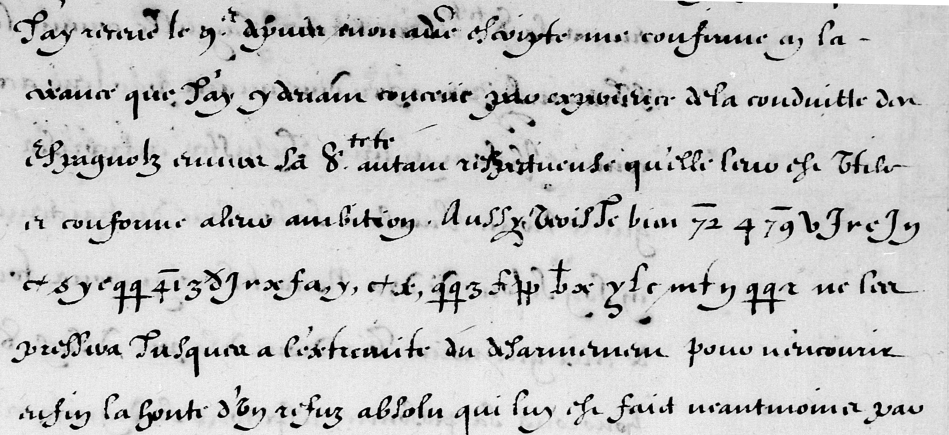
#> input picture targets/breves1610/lasry2022/assets/3-original.jpg, 1897 x 870 px (shown at 1/2 size)
$ python tiles2.py ../../breves1610/lasry2022/assets/3-original.jpg ../../breves1610/lasry2022/assets/3-red.png 5 5 5
#> lines starting #> are read from the running program, lines starting #| are printed output that depends on the picture
"""Deskew by projection variance, find line centres, cut 2-line third-width tiles.
usage: tiles2.py src prefix x0 x1 nlines [y0 y1]"""
import sys, numpy as np
from PIL import Image
src, pre = sys.argv[1], sys.argv[2]; x0, x1, n = int(sys.argv[3]), int(sys.argv[4]), int(sys.argv[5])
im0 = Image.open(src).convert('L')
best = None
import os
angs=[float(os.environ['ANG'])] if os.environ.get('ANG') else np.arange(-1.5, 1.51, 0.05)
for ang in angs:
    a = np.array(im0.rotate(ang, resample=Image.BILINEAR, fillcolor=200))[:, x0:x1] < 110
    p = a.sum(1).astype(float); v = p.var()
    if best is None or v > best[0]: best = (v, ang, p)
_, ang, p = best
#> ang = -1.5; p = 870 values from 0 to 0
im = im0.rotate(ang, resample=Image.BICUBIC, fillcolor=200)
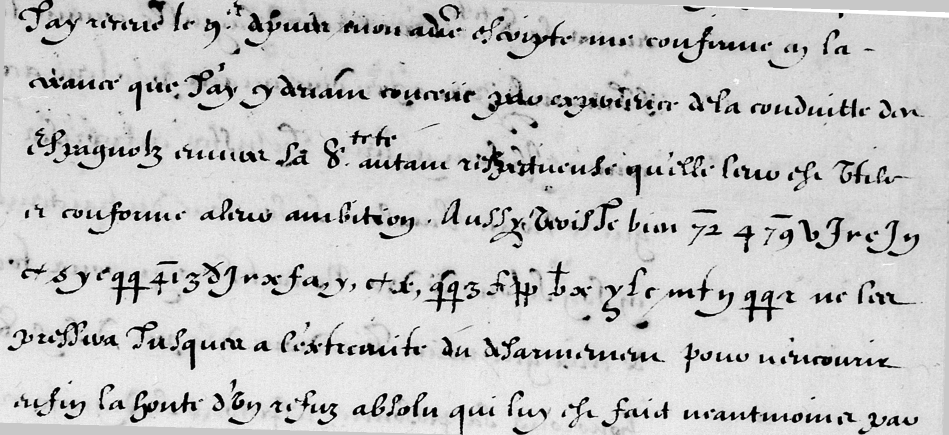
#> im: PIL image 1897x870 L (shown at 1/2 size); min 0, max 255, mean 198.3
ps = np.convolve(p, np.ones(9) / 9, 'same')
#> ps = 870 values from 0 to 0
# greedy: pick n highest peaks at least 45 px apart
order = np.argsort(-ps); pk = []
#> after `order = np.argsort(-ps)`: order = 870 values, max 869 at index 869, min 0 at index 0, mean 434.5
for y in order:
    if all(abs(y - q) > 45 for q in pk): pk.append(int(y))
    if len(pk) == n: break
#> this loop made 164 passes
#> y on passes 2 to 4: 573, 574, 575
#> after the loop, pk = [0, 573, 627, 464, 519]
pk.sort()
import os
if os.environ.get('PEAKS'): pk=[int(x) for x in os.environ['PEAKS'].split(',')]
print('angle', round(float(ang), 2), 'peaks', pk, 'diffs', list(np.diff(pk)))
#| angle -1.5 peaks [0, 464, 519, 573, 627] diffs [464, 55, 54, 54]
im.save(pre + '_desk.jpg')
open(pre + '_peaks.txt', 'w').write(' '.join(map(str, pk)))
NP=int(os.environ.get('NPIECE','3')); w = (x1 - x0) / NP
for i in range(0, len(pk), 2):
    ya = pk[i] - 50; yb = (pk[i + 1] if i + 1 < len(pk) else pk[i]) + 50
    for j in range(NP):
        xa = int(x0 + j * w - 40); xb = int(x0 + (j + 1) * w + 40)
        t = im.crop((xa, ya, xb, yb)); t = t.resize((int(t.width * 1.5), int(t.height * 1.5)), Image.LANCZOS)
        t.save(f'{pre}_L{i+1:02d}{"abcdef"[j]}.jpg')
#> this loop made 3 passes
#> (ya, yb) on passes 1 to 2: (-50, 514), (469, 623)
#> (i, ya, yb) on pass 3: (4, 577, 677)
#> pass 1, `t.save(f'{pre}_L{i+1:02d}{"abcdef"[j]}.jpg')`:
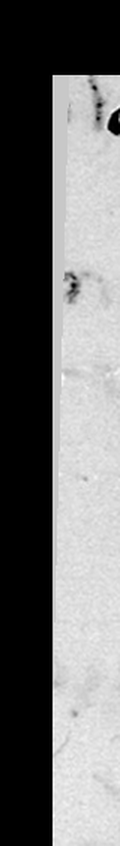
#> saved as 3-red.png_L01a.jpg: PIL image 120x846 L; min 0, max 255, mean 109.5
#> pass 2, `t.save(f'{pre}_L{i+1:02d}{"abcdef"[j]}.jpg')`:
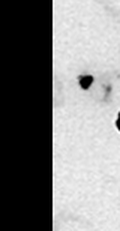
#> saved as 3-red.png_L03a.jpg: PIL image 120x231 L; min 0, max 255, mean 123.3
#> after the loop:
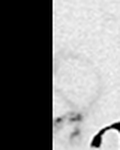
#> t: PIL image 120x150 L; min 0, max 255, mean 121.7

$ run again, on targets/breves1610/lasry2022/assets/b1-original.bmp
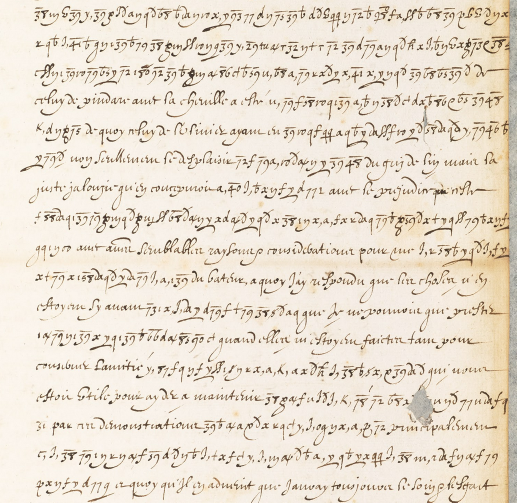
#> input picture targets/breves1610/lasry2022/assets/b1-original.bmp, 1033 x 1005 px (shown at 1/2 size)
#> ang = -1.5; p = 1005 values from 0 to 0
#> order = 1005 values, max 1004 at index 1004, min 0 at index 0, mean 502
#> the loop `for y in order:` made 190 passes
#> y on passes 2 to 4: 661, 662, 663
#> after the loop `for y in order:`: pk = [0, 661, 724, 536, 599]
#| angle -1.5 peaks [0, 536, 599, 661, 724] diffs [536, 63, 62, 63]
#> the loop `for i in range(0, len(pk), 2):` made 3 passes
#> (ya, yb) on passes 1 to 2: (-50, 586), (549, 711)
#> pass 1, `t.save(f'{pre}_L{i+1:02d}{"abcdef"[j]}.jpg')`:
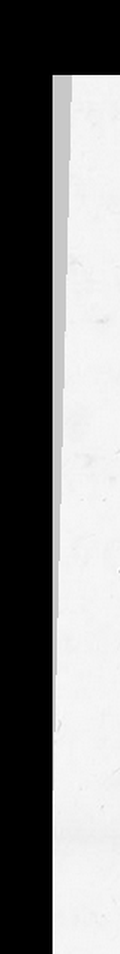
#> saved as b1-original.bmp_L01a.jpg: PIL image 120x954 L; min 0, max 255, mean 123.8
#> after the loop `for i in range(0, len(pk), 2):`:
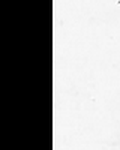
#> t: PIL image 120x150 L; min 0, max 255, mean 137.6

$ run again, on targets/breves1610/lasry2022/assets/b1-red.png
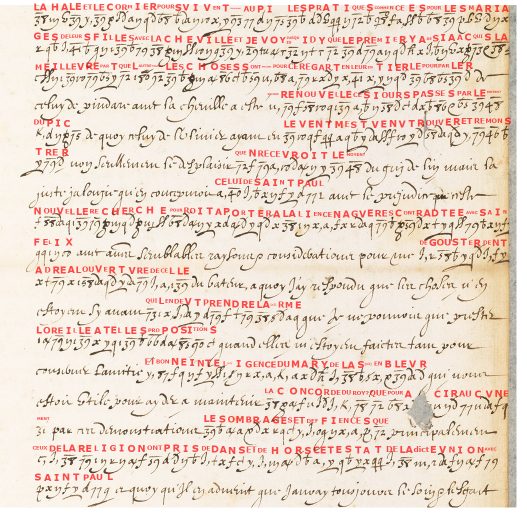
#> input picture targets/breves1610/lasry2022/assets/b1-red.png, 1053 x 1025 px (shown at 1/2 size)
#> ang = -1.5; p = 1025 values from 0 to 0
#> order = 1025 values, max 1024 at index 1024, min 0 at index 0, mean 512
#> the loop `for y in order:` made 194 passes
#> y on passes 2 to 4: 674, 675, 676
#> after the loop `for y in order:`: pk = [0, 674, 738, 546, 610]
#| angle -1.5 peaks [0, 546, 610, 674, 738] diffs [546, 64, 64, 64]
#> the loop `for i in range(0, len(pk), 2):` made 3 passes
#> (ya, yb) on passes 1 to 2: (-50, 596), (560, 724)
#> pass 1, `t.save(f'{pre}_L{i+1:02d}{"abcdef"[j]}.jpg')`:
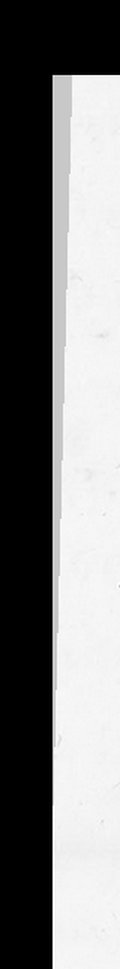
#> saved as b1-red.png_L01a.jpg: PIL image 120x969 L; min 0, max 255, mean 123.9
#> after the loop `for i in range(0, len(pk), 2):`:
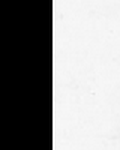
#> t: PIL image 120x150 L; min 0, max 255, mean 137.7
